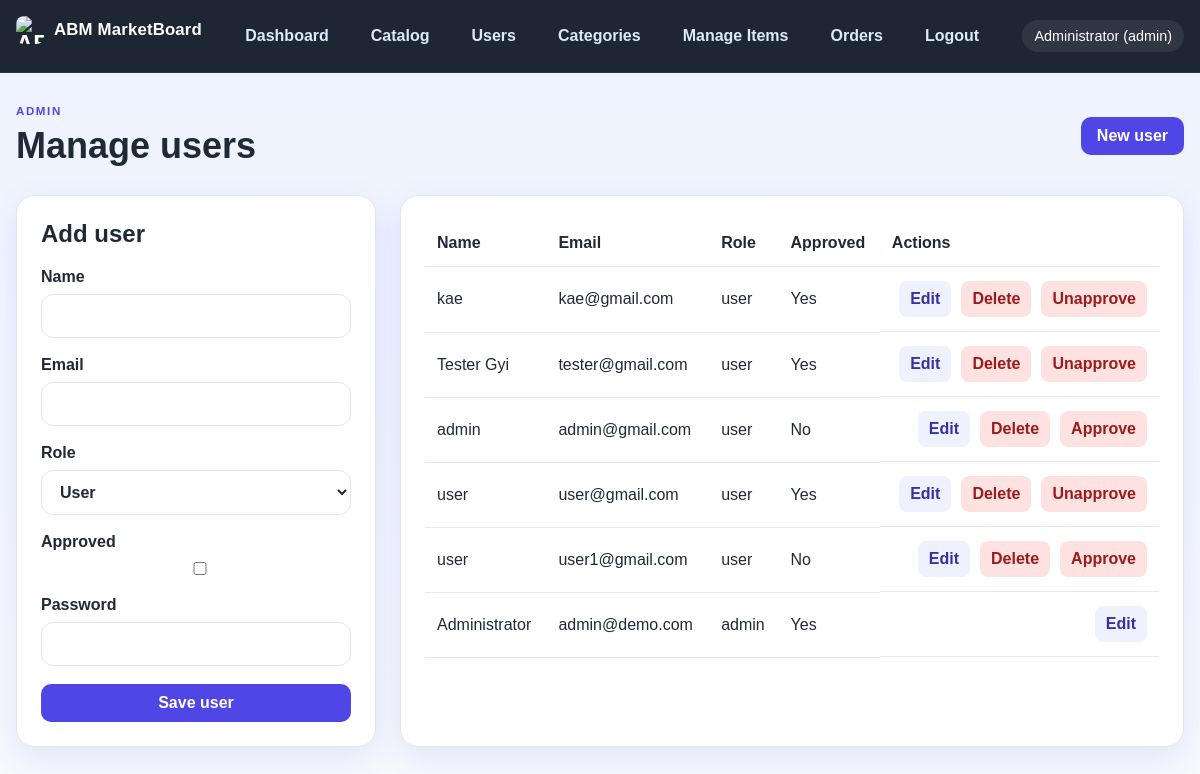
Before: /admin/users.php (signed in) with the older database file.
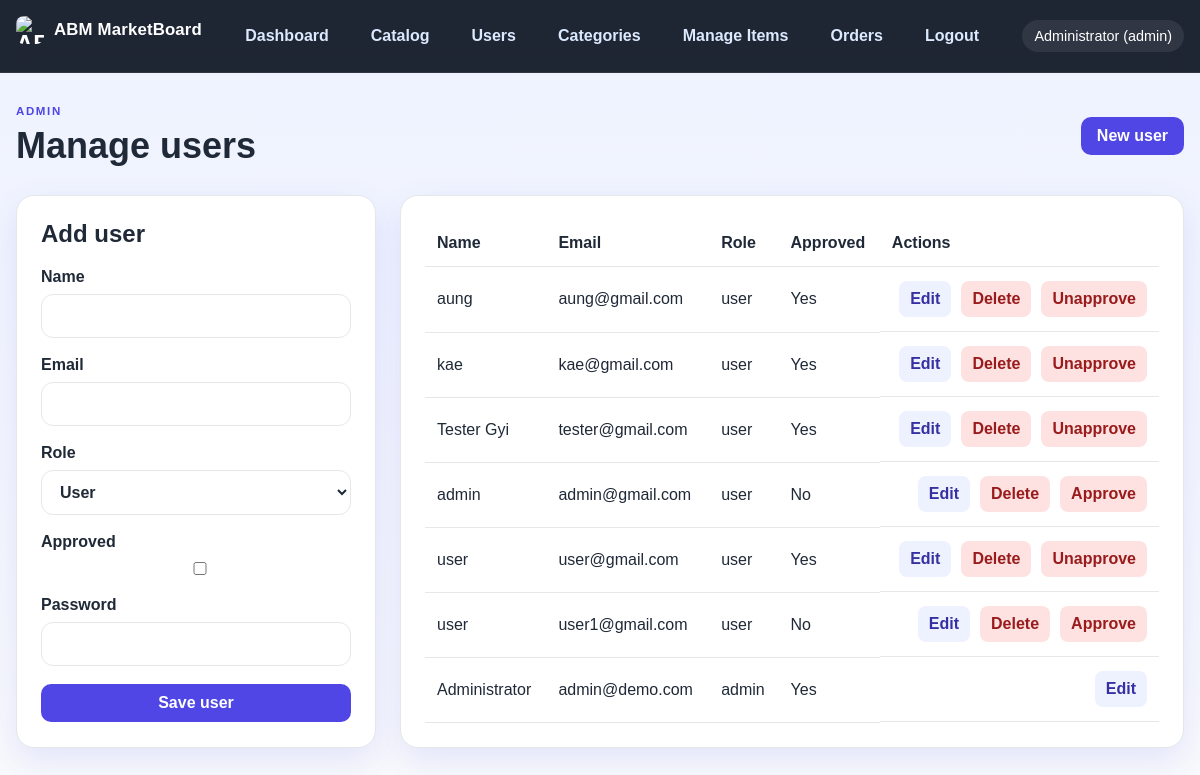
After: the same page with the newer database file.
### tables this page shows
CREATE TABLE users (
            id INTEGER PRIMARY KEY AUTOINCREMENT,
            name TEXT NOT NULL,
            email TEXT NOT NULL UNIQUE,
            password TEXT NOT NULL,
            role TEXT NOT NULL DEFAULT 'user',
            created_at DATETIME DEFAULT CURRENT_TIMESTAMP
        , approved INTEGER NOT NULL DEFAULT 0);

### app/helpers.php (called while the page is built, shortened)
<?php
require_once __DIR__ . '/db.php';
function e(string $value): string
{
    return htmlspecialchars($value, ENT_QUOTES, 'UTF-8');
}
function currentUser(): ?array
{
    return $_SESSION['user'] ?? null;
}

### app/db.php (called while the page is built, shortened)
<?php
function getDb(): PDO
{
    static $pdo = null;
    if ($pdo === null) {
        $pdo = new PDO('sqlite:' . DB_PATH);
        $pdo->setAttribute(PDO::ATTR_ERRMODE, PDO::ERRMODE_EXCEPTION);
        $pdo->setAttribute(PDO::ATTR_DEFAULT_FETCH_MODE, PDO::FETCH_ASSOC);
        $pdo->exec('PRAGMA foreign_keys = ON;');
        initializeDatabase($pdo);
    }
    return $pdo;
}
function initializeDatabase(PDO $pdo): void
{
    $pdo->exec('CREATE TABLE IF NOT EXISTS users (
        id INTEGER PRIMARY KEY AUTOINCREMENT,
        name TEXT NOT NULL,
        email TEXT NOT NULL UNIQUE,
        password TEXT NOT NULL,
        role TEXT NOT NULL DEFAULT "user",
        approved INTEGER NOT NULL DEFAULT 0,
        created_at DATETIME DEFAULT CURRENT_TIMESTAMP
    )');
    $pdo->exec('CREATE TABLE IF NOT EXISTS items (
        id INTEGER PRIMARY KEY AUTOINCREMENT,
        name TEXT NOT NULL,
        description TEXT NOT NULL,
        details TEXT NOT NULL,
        price REAL NOT NULL DEFAULT 0,
        image TEXT,
        category TEXT NOT NULL DEFAULT "General",
        barcode TEXT,
        created_at DATETIME DEFAULT CURRENT_TIMESTAMP
    )');
    $pdo->exec('CREATE TABLE IF NOT EXISTS categories (
        id INTEGER PRIMARY KEY AUTOINCREMENT,
        name TEXT NOT NULL UNIQUE,
        created_at DATETIME DEFAULT CURRENT_TIMESTAMP
    )');
    $pdo->exec('CREATE TABLE IF NOT EXISTS messages (
        id INTEGER PRIMARY KEY AUTOINCREMENT,
        sender_id INTEGER,
        sender_name TEXT NOT NULL,
        message TEXT NOT NULL,
        is_announcement INTEGER NOT NULL DEFAULT 0,
        created_at DATETIME DEFAULT CURRENT_TIMESTAMP,
        FOREIGN KEY (sender_id) REFERENCES users(id) ON DELETE SET NULL
    )');
    $pdo->exec('CREATE TABLE IF NOT EXISTS orders (
        id INTEGER PRIMARY KEY AUTOINCREMENT,
        user_id INTEGER NOT NULL,
        total INTEGER NOT NULL DEFAULT 0,
        status TEXT NOT NULL DEFAULT "pending",
        created_at DATETIME DEFAULT CURRENT_TIMESTAMP,
        FOREIGN KEY (user_id) REFERENCES users(id) ON DELETE CASCADE
    )');
    $pdo->exec('CREATE TABLE IF NOT EXISTS order_items (
        id INTEGER PRIMARY KEY AUTOINCREMENT,
        order_id INTEGER NOT NULL,
        item_id INTEGER NOT NULL,
        price INTEGER NOT NULL,
        quantity INTEGER NOT NULL DEFAULT 1,
        FOREIGN KEY (order_id) REFERENCES orders(id) ON DELETE CASCADE,
        FOREIGN KEY (item_id) REFERENCES items(id) ON DELETE CASCADE
    )');
    try {
        $pdo->query('SELECT is_announcement FROM messages LIMIT 1');
    } catch (Exception $e) {
        try {
            $pdo->exec('ALTER TABLE messages ADD COLUMN is_announcement INTEGER NOT NULL DEFAULT 0');
        } catch (Exception $ignored) {
        }
    }
    try {
        $pdo->query('SELECT approved FROM users LIMIT 1');
    } catch (Exception $e) {
        try {
            $pdo->exec('ALTER TABLE users ADD COLUMN approved INTEGER NOT NULL DEFAULT 0');
        } catch (Exception $ignored) {
        }
    }
    try {
        $pdo->query('SELECT barcode FROM items LIMIT 1');
    } catch (Exception $e) {
        try {
            $pdo->exec('ALTER TABLE items ADD COLUMN barcode TEXT');
        } catch (Exception $ignored) {
        }
    }
    $count = (int) $pdo->query('SELECT COUNT(*) FROM users WHERE email = "admin@demo.com"')->fetchColumn();
}
function getAllUsers(): array
{
    $stmt = getDb()->query('SELECT * FROM users ORDER BY created_at DESC');
    return $stmt->fetchAll();
}

### public/admin/users.php (the view, shortened to what the changed rows need)
<?php
require_once __DIR__ . '/../../app/helpers.php';
$editId = (int) ($_GET['edit'] ?? 0);
$editingUser = $editId > 0 ? getUserById($editId) : null;
$users = getAllUsers();
$currentPage = 'users.php';
include __DIR__ . '/../../app/partials/header.php';
?>
<section class="page-header">
    <div>
        <h1>Manage users</h1>
    </div>
</section>
<div class="admin-layout">
    <aside class="admin-form-card">
        <h2><?= $editingUser ? 'Edit user' : 'Add user' ?></h2>
    </aside>
    <section class="admin-table-card">
        <table>
            <thead>
                <tr>
                        <th>Name</th>
                        <th>Email</th>
                        <th>Role</th>
                        <th>Approved</th>
                        <th>Actions</th>
                    </tr>
            </thead>
            <tbody>
            <?php foreach ($users as $user): ?>
                <tr>
                    <td><?= e($user['name']) ?></td>
                    <td><?= e($user['email']) ?></td>
                    <td><?= e($user['role']) ?></td>
                        <td><?= ((int) ($user['approved'] ?? 0)) === 1 ? 'Yes' : 'No' ?></td>
                    <td class="action-buttons">
                        <a href="/admin/users.php?edit=<?= (int) $user['id'] ?>">Edit</a>
                        <?php if ((int) currentUser()['id'] !== (int) $user['id']): ?>
                                <form method="post" onsubmit="return confirm('Delete this user?');">
                                    <button type="submit">Delete</button>
                                </form>
                                <form method="post" style="display:inline">
                                    <button type="submit"><?php echo ((int) ($user['approved'] ?? 0)) === 1 ? 'Unapprove' : 'Approve'; ?></button>
                                </form>
                        <?php endif; ?>
                    </td>
                </tr>
            <?php endforeach; ?>
            </tbody>
        </table>
    </section>
</div>
<?php include __DIR__ . '/../../app/partials/footer.php'; ?>

### app/partials/header.php (shortened to what the changed rows need)
<?php
require_once __DIR__ . '/../helpers.php';
$loggedUser = currentUser();
$currentPage = $currentPage ?? basename($_SERVER['SCRIPT_NAME']);
?>
<!doctype html>
<html lang="en">
<head>
    <link rel="stylesheet" href="/assets/style.css">
</head>
<body>
    <header class="topbar">
        <div class="container nav-wrap">
            <div class="brand">
                <a href="/dashboard.php" class="brand-link">
                </a>
            </div>
            <nav class="main-nav" id="mainNav">
                <?php if ($loggedUser): ?>
                    <a class="<?= $currentPage === 'dashboard.php' ? 'active' : '' ?>" href="/dashboard.php">Dashboard</a>
                    <a class="<?= $currentPage === 'items.php' ? 'active' : '' ?>" href="/items.php">Catalog</a>
                    <?php if (($loggedUser['role'] ?? '') !== 'admin'): ?>
                        <a class="<?= $currentPage === 'cart.php' ? 'active' : '' ?> cart-link" href="/cart.php">Cart <span id="cart-count" style="display:inline-block;margin-left:6px;min-width:20px;text-align:center">0</span></a>
                        <a class="<?= $currentPage === 'orders.php' ? 'active' : '' ?>" href="/orders.php">Orders</a>
                    <?php else: ?>
                        <a class="<?= $currentPage === 'admin/users.php' ? 'active' : '' ?>" href="/admin/users.php">Users</a>
                        <a class="<?= $currentPage === 'admin/categories.php' ? 'active' : '' ?>" href="/admin/categories.php">Categories</a>
                        <a class="<?= $currentPage === 'admin/items.php' ? 'active' : '' ?>" href="/admin/items.php">Manage Items</a>
                        <a class="<?= $currentPage === 'admin/orders.php' ? 'active' : '' ?>" href="/admin/orders.php">Orders</a>
                    <?php endif; ?>
                    <a href="/logout.php">Logout</a>
                <?php else: ?>
                    <a class="<?= $currentPage === 'login.php' ? 'active' : '' ?>" href="/login.php">Login</a>
                    <a class="<?= $currentPage === 'register.php' ? 'active' : '' ?>" href="/register.php">Register</a>
                <?php endif; ?>
            </nav>
            <?php if ($loggedUser): ?>
                <div class="user-pill">
                    <?= e($loggedUser['name']) ?>
                    <span>(<?= e($loggedUser['role']) ?>)</span>
                </div>
            <?php endif; ?>
        </div>
    </header>
    <main class="container page-content">

Changed rows visible on the page:
added users: name "aung", email "aung@gmail.com", role "user", approved "Yes"
